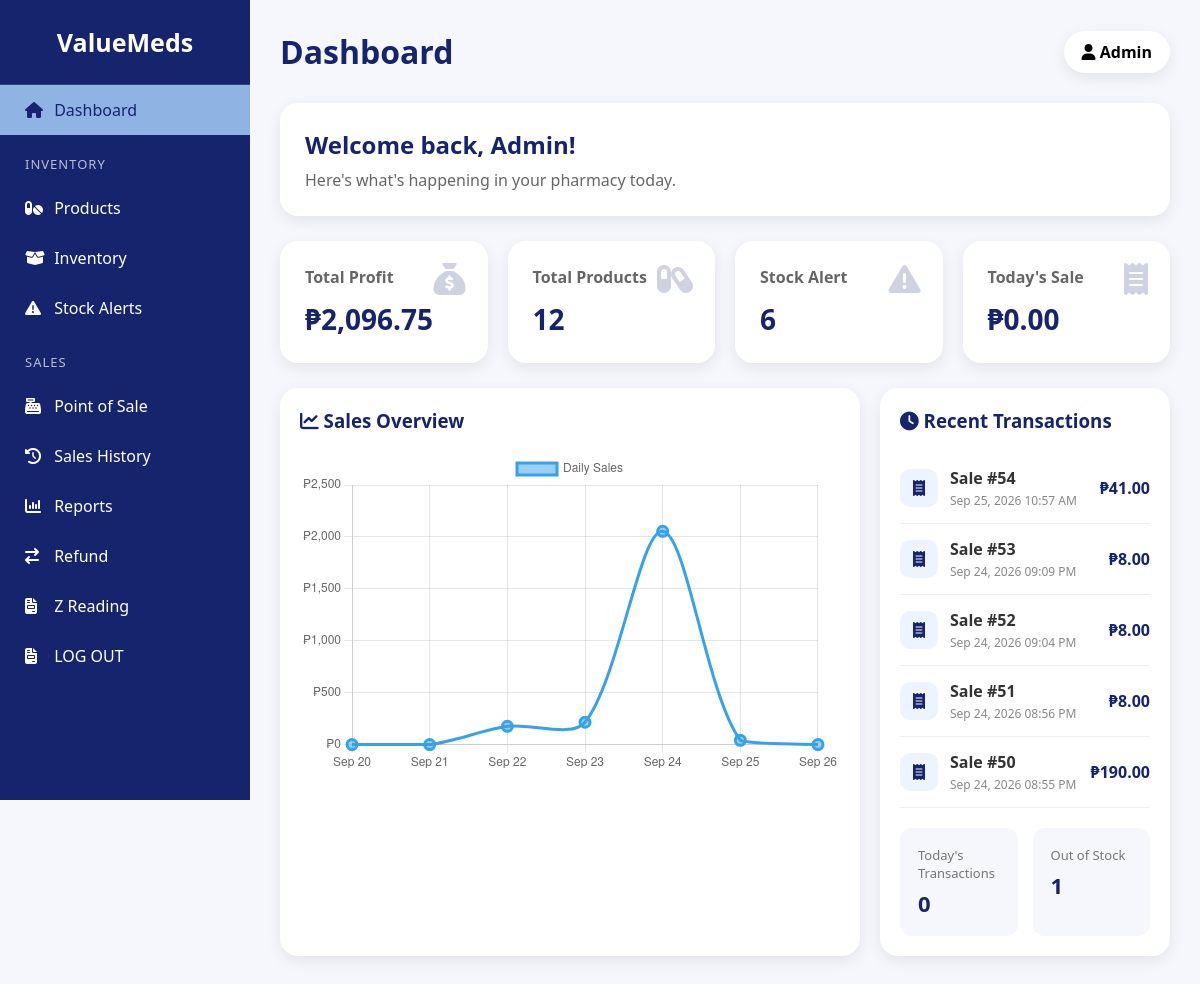
/dashboard.php, run on an earlier commit of the app's database.
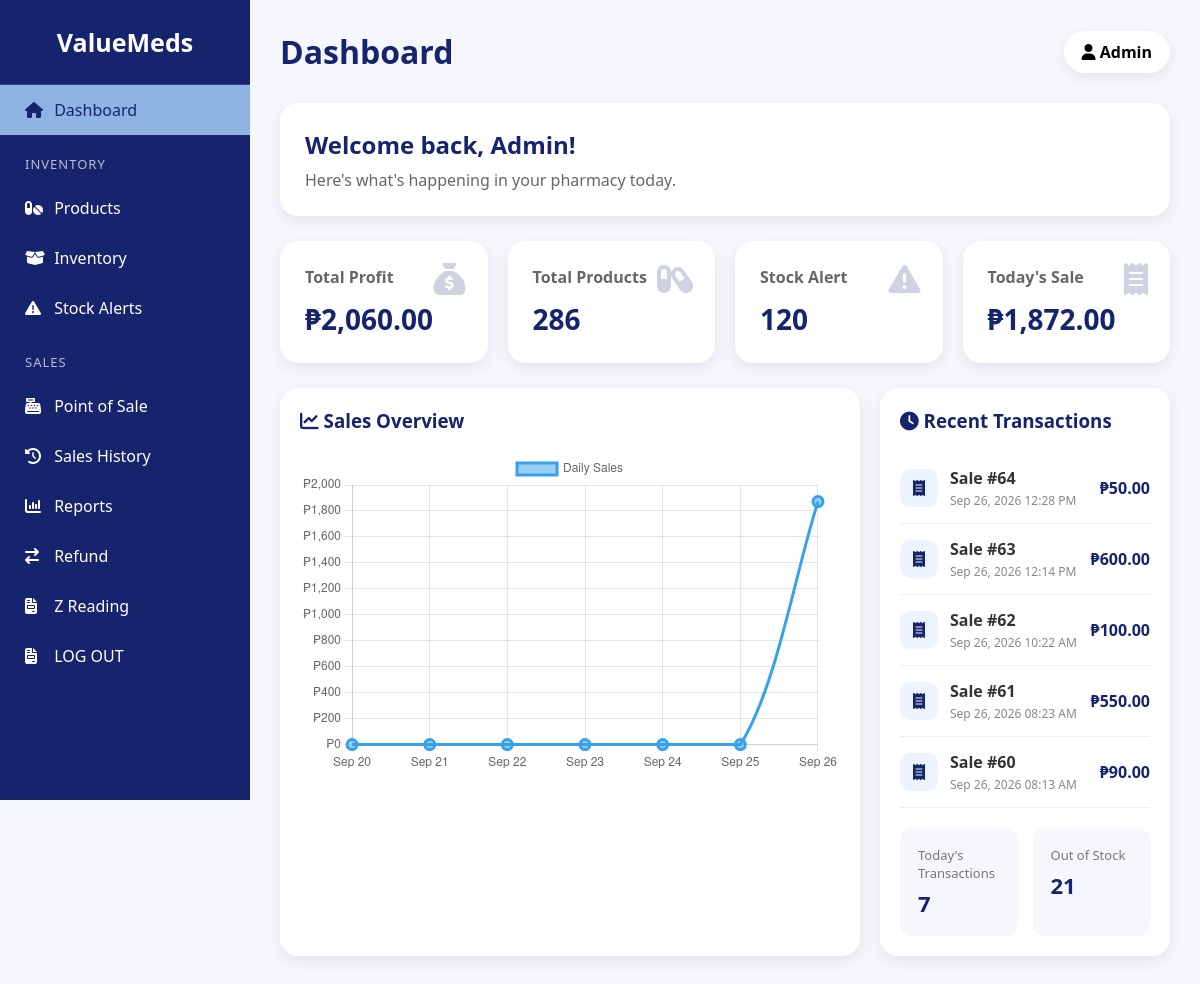
And on a later commit of the database.
### tables this page shows
CREATE TABLE `sales` (
  `sale_id` int(11) NOT NULL,
  `cashier_id` int(11) NOT NULL,
  `sale_date` datetime NOT NULL DEFAULT current_timestamp(),
  `total_amount` decimal(10,2) NOT NULL DEFAULT 0.00,
  `discount_type` varchar(30) DEFAULT NULL,
  `discount_percentage` decimal(5,2) DEFAULT 0.00,
  `discount_amount` decimal(10,2) DEFAULT 0.00,
  `customer_name` varchar(100) DEFAULT NULL,
  `customer_id_number` varchar(50) DEFAULT NULL,
  `payment_method` varchar(30) NOT NULL,
  `amount_paid` decimal(10,2) DEFAULT NULL,
  `change_amount` decimal(10,2) DEFAULT NULL
);

### dashboard.php (the view, shortened to what this page needs)
<?php
require 'connection.php';
$fullname = $_SESSION['fullname'] ?? 'Admin';
$totalProducts = 0;
$result = $conn->query("
    SELECT COUNT(*) AS total
    FROM medicines
");
if ($result) {
    $row = $result->fetch_assoc();
    $totalProducts = (int)$row['total'];
}
$stockAlert = 0;
$result = $conn->query("
    SELECT COUNT(*) AS total
    FROM medicines
    WHERE stock <= 20
");
if ($result) {
    $row = $result->fetch_assoc();
    $stockAlert = (int)$row['total'];
}
$todaysSale = 0;
$result = $conn->query("
    SELECT
        COALESCE(SUM(total_amount), 0) AS total
    FROM sales
    WHERE DATE(sale_date) = CURDATE()
");
if ($result) {
    $row = $result->fetch_assoc();
    $todaysSale = (float)$row['total'];
}
$totalProfit = 0;
$result = $conn->query("
    SELECT
        COALESCE(
            SUM(
                (si.unit_price - m.cost_price)
                * si.quantity
            ),
            0
        ) AS profit
    FROM sale_items si
    INNER JOIN medicines m
        ON si.medicine_id = m.medicine_id
");
if ($result) {
    $row = $result->fetch_assoc();
    $totalProfit = (float)$row['profit'];
}
$recentSales = $conn->query("
    SELECT
        s.sale_id,
        s.total_amount,
        s.sale_date
    FROM sales s
    ORDER BY s.sale_date DESC
    LIMIT 5
");
$chartLabels = [];
$chartValues = [];
for ($i = 6; $i >= 0; $i--) {
    $date = date(
        'Y-m-d',
        strtotime("-$i days")
    );
    $chartLabels[] = date(
        'M d',
        strtotime($date)
    );
    $chartValues[$date] = 0;
}
$result = $conn->query("
    SELECT
        DATE(sale_date) AS sale_day,
        COALESCE(
            SUM(total_amount),
            0
        ) AS daily_sales
    FROM sales
    WHERE sale_date >= DATE_SUB(
        CURDATE(),
        INTERVAL 6 DAY
    )
    GROUP BY DATE(sale_date)
    ORDER BY sale_day ASC
");
if ($result) {
    while ($row = $result->fetch_assoc()) {
        $date = $row['sale_day'];
        if (isset($chartValues[$date])) {
            $chartValues[$date] =
                (float)$row['daily_sales'];
        }
    }
}
$chartData = array_values($chartValues);
$todayTransactions = 0;
$result = $conn->query("
    SELECT COUNT(*) AS total
    FROM sales
    WHERE DATE(sale_date) = CURDATE()
");
if ($result) {
    $row = $result->fetch_assoc();
    $todayTransactions = (int)$row['total'];
}
$outOfStock = 0;
$result = $conn->query("
    SELECT COUNT(*) AS total
    FROM medicines
    WHERE stock = 0
");
if ($result) {
    $row = $result->fetch_assoc();
    $outOfStock = (int)$row['total'];
}
?>
<!DOCTYPE html>
<html lang="en">
<head>
<link
rel="stylesheet"
href="https://cdnjs.cloudflare.com/ajax/libs/font-awesome/6.6.0/css/all.min.css">
</head>
<body>
<div class="sidebar">
    <div class="logo">
        ValueMeds
    </div>
    <a href="dashboard.php"  class="active">
        <i class="fas fa-home"></i>
        Dashboard
    </a>
    <div class="menu-title">
        INVENTORY
    </div>
    <a href="products.php">
        <i class="fas fa-pills"></i>
        Products
    </a>
    <a href="inventory.php">
        <i class="fas fa-box-open"></i>
        Inventory
    </a>
    <a href="stock_alerts.php">
        <i class="fas fa-triangle-exclamation"></i>
        Stock Alerts
    </a>
    <div class="menu-title">
    SALES
    </div>
    <a href="pos.php">
        <i class="fas fa-cash-register"></i>
        Point of Sale
    </a>
    <a href="sales_history.php">
        <i class="fas fa-clock-rotate-left"></i>
        Sales History
    </a>
    <a href="reports.php">
        <i class="fas fa-chart-column"></i>
        Reports
    </a>
 <a href="refund.php">
        <i class="fa-solid fa-arrow-right-arrow-left"></i>
        Refund
    </a>
		<a href="z_reading.php">
    <i class="fas fa-file-invoice"></i>
    Z Reading
</a>
<a href="logout.php">
    <i class="fas fa-file-invoice"></i>
    LOG OUT
</a>
</div>
<div class="main">
<div class="header">
<h1>
Dashboard
</h1>
<div class="admin">
<i class="fas fa-user"></i>
<?= htmlspecialchars($fullname); ?>
</div>
</div>
<div class="welcome">
<h2>
Welcome back,
<?= htmlspecialchars($fullname); ?>!
</h2>
<p>
Here's what's happening in your pharmacy today.
</p>
</div>
<div class="cards">
<div class="card">
<i class="fas fa-sack-dollar"></i>
<h4>
Total Profit
</h4>
<h2>
₱<?= number_format(
    $totalProfit,
    2
); ?>
</h2>
</div>
<div class="card">
<i class="fas fa-capsules"></i>
<h4>
Total Products
</h4>
<h2>
<?= $totalProducts; ?>
</h2>
</div>
<div class="card">
<i class="fas fa-triangle-exclamation"></i>
<h4>
Stock Alert
</h4>
<h2>
<?= $stockAlert; ?>
</h2>
</div>
<div class="card">
<i class="fas fa-receipt"></i>
<h4>
Today's Sale
</h4>
<h2>
₱<?= number_format(
    $todaysSale,
    2
); ?>
</h2>
</div>
</div>
<div class="dashboard">
<div class="panel">
<h3>
<i class="fas fa-chart-line"></i>
Sales Overview
</h3>
<div class="chart">
<canvas id="salesChart"></canvas>
</div>
</div>
<div class="panel">
<h3>
<i class="fas fa-clock"></i>
Recent Transactions
</h3>
<?php if (
    $recentSales &&
    $recentSales->num_rows > 0
): ?>
<?php while (
    $sale =
    $recentSales->fetch_assoc()
): ?>
<div class="transaction">
<div class="transaction-info">
<div class="transaction-icon">
<i class="fas fa-receipt"></i>
</div>
<div>
<div class="transaction-id">
Sale #<?= (int)$sale['sale_id']; ?>
</div>
<div class="transaction-date">
<?= date(
    'M d, Y h:i A',
    strtotime($sale['sale_date'])
); ?>
</div>
</div>
</div>
<div class="price">
₱<?= number_format(
    (float)$sale['total_amount'],
    2
); ?>
</div>
</div>
<?php endwhile; ?>
<?php endif; ?>
<div class="info-grid">
<div class="info-box">
<span>
Today's Transactions
</span>
<strong>
<?= $todayTransactions; ?>
</strong>
</div>
<div class="info-box">
<span>
Out of Stock
</span>
<strong>
<?= $outOfStock; ?>
</strong>
</div>
</div>
</div>
</div>
</div>
<script>
const chartLabels =
<?= json_encode($chartLabels); ?>;
const chartData =
<?= json_encode($chartData); ?>;
const ctx =
document.getElementById(
    'salesChart'
);
new Chart(
    ctx,
    {
        type:'line',
        data:{
            labels:chartLabels,
            datasets:[{
                label:'Daily Sales',
                data:chartData,
                borderWidth:3,
                fill:false,
                tension:0.3,
                pointRadius:5
            }]
        },
        options:{
            responsive:true,
            maintainAspectRatio:false,
            plugins:{
                legend:{
                    display:true
                }
            },
            scales:{
                y:{
                    beginAtZero:true,
                    ticks:{
                        callback:function(value){
                            return '₱' +
                            Number(value)
                            .toLocaleString();
                        }
                    }
                }
            }
        }
    }
);
</script>
</body>
</html>

### dashboard.php (style rules this page uses)
* { margin:0; padding:0; box-sizing:border-box; font-family:Segoe UI,sans-serif; }
body { background:#F5F7FC; display:flex; }
.sidebar { width:250px; height:100vh; background:#16246D; color:white; position:fixed; left:0; top:0; overflow:auto; }
.logo { padding:25px; font-size:25px; font-weight:bold; text-align:center; border-bottom:1px solid rgba(255,255,255,.15); }
.menu-title { padding:20px 25px 10px; font-size:13px; opacity:.7; letter-spacing:1px; }
.sidebar a { display:block; padding:14px 25px; color:white; text-decoration:none; transition:.3s; }
.sidebar a i { width:25px; }
.sidebar a:hover, .sidebar .active { background:#8FB3E2; color:#16246D; }
.main { margin-left:250px; width:calc(100% - 250px); padding:30px; }
.header { display:flex; justify-content:space-between; align-items:center; margin-bottom:30px; }
.header h1 { color:#16246D; }
.admin { background:white; padding:10px 18px; border-radius:30px; box-shadow: 0 5px 15px rgba(0,0,0,.08); font-weight:600; }
.welcome { background:white; padding:25px; border-radius:18px; box-shadow: 0 5px 15px rgba(0,0,0,.08); margin-bottom:25px; }
.welcome h2 { color:#16246D; margin-bottom:8px; }
.welcome p { color:#666; }
.cards { display:grid; grid-template-columns: repeat(4,1fr); gap:20px; margin-bottom:25px; }
.card { background:white; padding:25px; border-radius:18px; box-shadow: 0 5px 15px rgba(0,0,0,.08); position:relative; }
.card h4 { color:#666; margin-bottom:12px; }
.card h2 { color:#16246D; font-size:28px; }
.card i { position:absolute; right:22px; top:22px; font-size:32px; color:#16246D; opacity:.2; }
.dashboard { display:grid; grid-template-columns: 2fr 1fr; gap:20px; }
.panel { background:white; padding:20px; border-radius:18px; box-shadow: 0 5px 15px rgba(0,0,0,.08); }
.panel h3 { margin-bottom:20px; color:#16246D; }
.chart { height:320px; position:relative; }
.transaction { display:flex; justify-content:space-between; align-items:center; padding:14px 0; border-bottom:1px solid #eee; }
.transaction-info { display:flex; align-items:center; gap:12px; }
.transaction-icon { width:38px; height:38px; border-radius:10px; background:#eef4ff; color:#16246D; display:flex; align-items:center; justify-content:center; }
.transaction-id { font-weight:600; color:#333; }
.transaction-date { font-size:12px; color:#888; margin-top:3px; }
.price { font-weight:bold; color:#16246D; }
.info-grid { display:grid; grid-template-columns: 1fr 1fr; gap:15px; margin-top:20px; }
.info-box { background:#F5F7FC; padding:18px; border-radius:12px; }
.info-box span { display:block; color:#777; font-size:13px; margin-bottom:6px; }
.info-box strong { color:#16246D; font-size:22px; }

What changed in the data, as far as the page shows it:
removed sales: sale_id "54", sale_date "Sep 25, 2026 10:57 AM", total_amount "41.00"
removed sales: sale_id "53", sale_date "Sep 24, 2026 09:09 PM", total_amount "8.00"
removed sales: sale_id "52", sale_date "Sep 24, 2026 09:04 PM", total_amount "8.00"
removed sales: sale_id "51", sale_date "Sep 24, 2026 08:56 PM", total_amount "8.00"
removed sales: sale_id "50", sale_date "Sep 24, 2026 08:55 PM", total_amount "190.00"
added sales: sale_id "64", sale_date "Sep 26, 2026 12:28 PM", total_amount "50.00"
added sales: sale_id "63", sale_date "Sep 26, 2026 12:14 PM", total_amount "600.00"
added sales: sale_id "62", sale_date "Sep 26, 2026 10:22 AM", total_amount "100.00"
added sales: sale_id "61", sale_date "Sep 26, 2026 08:23 AM", total_amount "550.00"
added sales: sale_id "60", sale_date "Sep 26, 2026 08:13 AM", total_amount "90.00"
Also different on the page:
$totalProfit: "2,096.75" → "2,060.00"
$totalProducts: "12" → "286"
$stockAlert: "6" → "120"
$todaysSale: "0.00" → "1,872.00"
chart data {{ json_encode($chartData) }}: [0,0,176,215.5,2054,41,0] → [0,0,0,0,0,0,1872]
$todayTransactions: "0" → "7"
$outOfStock: "1" → "21"
